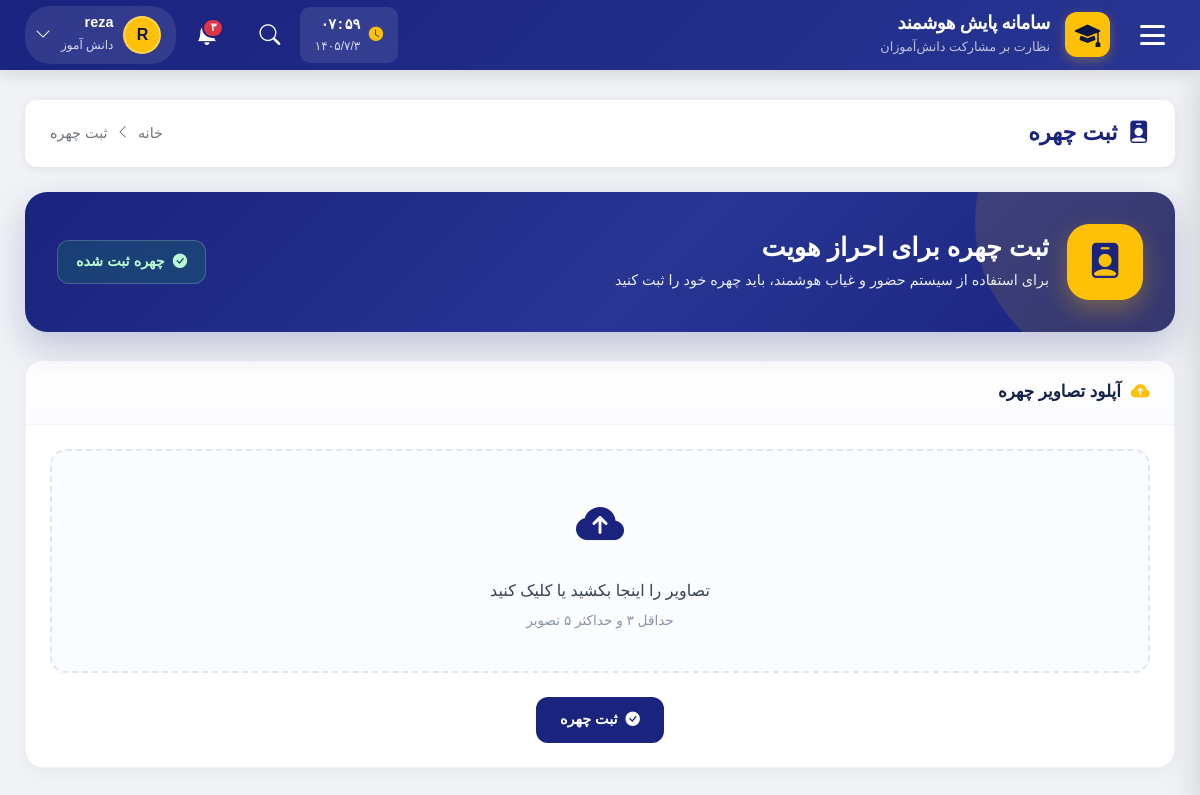
Screenshot of /face/enrollment/ (signed in) with the database file from the repository.
### accounts/models.py (models this page shows, shortened)
class User(AbstractUser):
    ROLE_CHOICES = (
        ('student', 'دانش آموز'),
        ('teacher', 'معلم'),
        ('assistant', 'معاون'),
        ('principal', 'مدیر مدرسه'),
        ('district_admin', 'مسئول منطقه'),
        ('county_admin', 'مسئول شهرستان'),
        ('province_admin', 'مسئول استان'),
        ('country_admin', 'مسئول کشور'),
    )
    role = models.CharField(max_length=20, choices=ROLE_CHOICES, default='student')
    national_id = models.CharField(
        max_length=10,
        unique=True,
        null=True,
        blank=True,
        verbose_name="کد ملی"
    )
    class Meta:
        verbose_name = "کاربر"
        verbose_name_plural = "کاربران"

### face/views.py (the view)
# urls.py: path('enrollment/', views.enrollment_page, name='enrollment'),
@login_required
def enrollment_page(request):
    if request.user.role != 'student':
        messages.error(request, 'دسترسی غیرمجاز.')
        return redirect('dashboard:home')
    face_profile, _ = FaceProfile.objects.get_or_create(student=request.user)
    context = {
        'face_profile': face_profile,
        'title': 'ثبت چهره',
    }
    return render(request, 'face/enrollment.html', context)

### face/templates/face/enrollment.html (shortened to what this page needs)
{% extends 'base.html' %}
{% block content %}
<div class="fe-page">
    <div class="page-breadcrumb">
        <h1 class="breadcrumb-title">
            <i class="bi bi-person-badge-fill"></i>
            ثبت چهره
        </h1>
        <div class="breadcrumb-nav">
            <a href="{% url 'dashboard:home' %}">خانه</a>
            <i class="bi bi-chevron-left"></i>
            <span>ثبت چهره</span>
        </div>
    </div>
    <div class="fe-hero">
        <div class="fe-hero-content">
            <div class="fe-hero-title">
                <div class="fe-hero-icon">
                    <i class="bi bi-person-badge-fill"></i>
                </div>
                <div class="fe-hero-text">
                    <h2>ثبت چهره برای احراز هویت</h2>
                    <p>برای استفاده از سیستم حضور و غیاب هوشمند، باید چهره خود را ثبت کنید</p>
                </div>
            </div>
            {% if face_profile.enrollment_status == 'enrolled' %}
            <span class="fe-status-badge enrolled">
                <i class="bi bi-check-circle-fill"></i>
                چهره ثبت شده
            </span>
            {% else %}
            <span class="fe-status-badge pending">
                <i class="bi bi-hourglass-split"></i>
                در انتظار ثبت چهره
            </span>
            {% endif %}
        </div>
    </div>
    <div class="fe-card">
        <div class="fe-card-header">
            <h3 class="fe-card-title">
                <i class="bi bi-cloud-arrow-up-fill"></i>
                آپلود تصاویر چهره
            </h3>
        </div>
        <div class="fe-card-body">
            <div id="uploadSection">
                <div class="fe-upload-area" id="uploadArea">
                    <div class="fe-upload-icon">
                        <i class="bi bi-cloud-arrow-up-fill"></i>
                    </div>
                    <div class="fe-upload-text">تصاویر را اینجا بکشید یا کلیک کنید</div>
                    <div class="fe-upload-hint">حداقل ۳ و حداکثر ۵ تصویر</div>
                </div>
                <div class="fe-actions">
                    <button type="button" class="fe-btn primary" id="submitBtn" disabled>
                        <i class="bi bi-check-circle-fill"></i>
                        ثبت چهره
                    </button>
                </div>
            </div>
        </div>
    </div>
</div>
{% endblock %}

### templates/base.html (shortened to what this page needs)
{% load django_bootstrap5 %}
<!DOCTYPE html>
<html lang="fa" dir="rtl">
<head>
    {% bootstrap_css %}
    <link rel="stylesheet" href="https://cdn.jsdelivr.net/npm/bootstrap-icons@1.11.1/font/bootstrap-icons.css">
    <link href="https://cdn.jsdelivr.net/gh/rastikerdar/vazirmatn@v33.003/Vazirmatn-font-face.css" rel="stylesheet" />
</head>
<body>
    <header class="main-header">
        <button class="hamburger-btn" id="menuToggle" title="منوی اصلی">
            <div class="hamburger-icon">
                <span></span>
                <span></span>
                <span></span>
            </div>
        </button>
        <a href="{% url 'dashboard:home' %}" class="header-brand">
            <div class="brand-icon">
                <i class="bi bi-mortarboard-fill"></i>
            </div>
            <div class="brand-text">
                <h5>سامانه پایش هوشمند</h5>
                <small>نظارت بر مشارکت دانش‌آموزان</small>
            </div>
        </a>
        <div class="header-actions">
            <div class="header-clock" id="headerClock">
                <i class="bi bi-clock-fill"></i>
                <div>
                    <div class="clock-time">--:--</div>
                    <div class="clock-date">--/--/--</div>
                </div>
            </div>
            <div class="header-search">
                <button class="search-toggle" id="searchToggle">
                    <i class="bi bi-search"></i>
                </button>
            </div>
            <div style="position: relative;">
                <button class="header-action-btn" id="notificationToggle">
                    <span class="badge-notification">۳</span>
                </button>
            </div>
            <div class="user-dropdown">
                <button class="user-menu-btn" id="userMenuToggle">
                    <div class="user-avatar">
                        {{ user.username|first|upper }}
                    </div>
                    <div class="user-info">
                        <span class="name">{{ user.get_full_name|default:user.username }}</span>
                        <span class="role">{{ user.get_role_display }}</span>
                    </div>
                    <i class="bi bi-chevron-down"></i>
                </button>
            </div>
        </div>
    </header>
    <main class="main-content">
        {% block content %}
        {% endblock %}
    </main>
</body>
</html>

### face/templates/face/enrollment.html (style rules this page uses)
.fe-page { --fe-primary: #1a237e; --fe-secondary: #ffc107; --fe-success: #16a34a; --fe-danger: #dc2626; }
.fe-hero { background: linear-gradient(135deg, #1a237e 0%, #283593 55%, #1a237e 100%); color: white; border-radius: 22px; padding: 32px; margin-bottom: 28px; position: relative; overflow: hidden; box-shadow: 0 15px 35px rgba(26, 35, 126, 0.22); }
.fe-hero::before { content: ''; position: absolute; width: 300px; height: 300px; border-radius: 50%; background: rgba(255, 193, 7, 0.12); top: -120px; right: -100px; }
.fe-hero-content { position: relative; z-index: 1; display: flex; justify-content: space-between; align-items: center; flex-wrap: wrap; gap: 20px; }
.fe-hero-title { display: flex; align-items: center; gap: 18px; }
.fe-hero-icon { width: 76px; height: 76px; background: var(--fe-secondary); border-radius: 22px; display: flex; align-items: center; justify-content: center; font-size: 2.2rem; color: var(--fe-primary); box-shadow: 0 10px 25px rgba(255, 193, 7, 0.3); }
.fe-hero-text h2 { margin: 0 0 8px 0; font-size: 1.6rem; font-weight: 900; }
.fe-hero-text p { margin: 0; opacity: 0.9; font-size: 0.9rem; }
.fe-status-badge { display: inline-flex; align-items: center; gap: 8px; padding: 10px 18px; border-radius: 12px; font-size: 0.9rem; font-weight: 700; background: rgba(255, 255, 255, 0.12); border: 1px solid rgba(255, 255, 255, 0.2); color: white; }
.fe-status-badge.enrolled { background: rgba(22, 163, 74, 0.2); color: #bbf7d0; }
.fe-card { background: white; border-radius: 18px; border: 1px solid #edf1f8; box-shadow: 0 6px 18px rgba(15, 23, 42, 0.04); overflow: hidden; margin-bottom: 24px; }
.fe-card-header { padding: 20px 24px; border-bottom: 1px solid #f2f5fa; background: linear-gradient(180deg, #ffffff 0%, #fbfcfe 100%); }
.fe-card-title { display: flex; align-items: center; gap: 10px; margin: 0; font-size: 1.05rem; font-weight: 800; color: #17224a; }
.fe-card-title i { color: var(--fe-secondary); font-size: 1.2rem; }
.fe-card-body { padding: 24px; }
.fe-upload-area { border: 2px dashed #dfe6f2; border-radius: 16px; padding: 40px; text-align: center; transition: all 0.3s ease; cursor: pointer; background: #fbfcfe; }
.fe-upload-icon { font-size: 3rem; color: var(--fe-primary); margin-bottom: 16px; }
.fe-upload-text { font-size: 1rem; color: #364152; margin-bottom: 8px; }
.fe-upload-hint { font-size: 0.85rem; color: #8a94a6; }
.fe-btn { padding: 12px 24px; border-radius: 12px; font-weight: 700; font-size: 0.9rem; border: none; cursor: pointer; display: inline-flex; align-items: center; gap: 8px; transition: all 0.25s ease; text-decoration: none; }
.fe-btn.primary { background: var(--fe-primary); color: white; }
.fe-actions { display: flex; gap: 12px; margin-top: 24px; justify-content: center; }

### rows the page displays
User: username|first "R", get_full_name "reza", role "دانش آموز"
